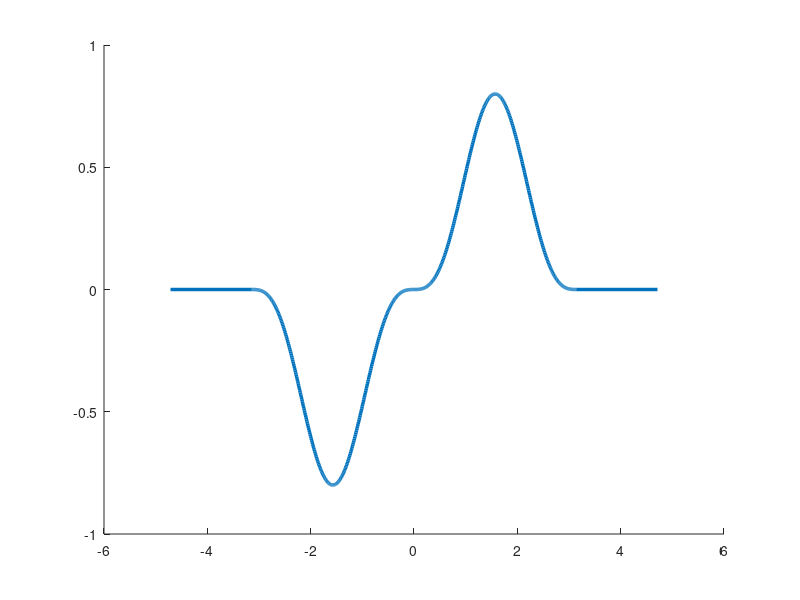

Write the MATLAB code that produced this figure.
x = -4*pi:0.01:4*pi;

%bump
% figure;
% x1 = [-7*pi,x,7*pi];
% y = (-cos(x/4) - 1)/2;
% y1 = [0 y 0];
% hold on
% plot(x1,y1,'Linewidth',1.5)
% pbaspect([9 1 1])
% colororder([0.85 0.33 0.10])
% ylim([-1.5 0.5])
% hold off

%texture
% figure;
% hold on
% y=sin(8*x)/6 - 1/6;
% x2 = [-7*pi -4*pi x 4*pi 7*pi];
% y2 = [0 0 y 0 0];
% plot(x2,y2,'Linewidth',1.5)
% pbaspect([9 1 1])
% ylim([-1 1])
% colororder([0.85 0.33 0.10])
% hold off

%bump + texture
% figure;
% hold on
% y=( sin(8*x)/6 - 1/6 ) + (cos(x/4) + 1)/2;
% x3 = [-7*pi -4*pi x 4*pi 7*pi];
% y3 = [0 0 y 0 0];
% plot(x3,y3,'Linewidth',1.5)
% pbaspect([9 1 1])
% ylim([-0.5 1.5])
% colororder([0.85 0.33 0.10])
% hold off

%dent + texture
% figure;
% hold on
% y=( sin(8*x)/6 - 1/6 ) + (-cos(x/4) - 1)/2;
% x4 = [-7*pi -4*pi x 4*pi 7*pi];
% y4 = [0 0 y 0 0];
% plot(x4,y4,'Linewidth',1.5)
% pbaspect([9 1 1])
% ylim([-1.5 0.5])
% colororder([0.85 0.33 0.10])
% hold off


%2倍sin波
% figure;
% x = -pi:0.01:0;
% xn = 0:0.01:pi;
% hold on
% x1 = [ -1.5*pi x ];
% x2 = [xn 1.5*pi];
% y = power(sin(x),2)*4/5;
% y1 = [0 y];
% y2 = [-y 0];
% plot(x1,y1,'Linewidth',2.5,'Color',	'#0072BD')
% plot(x2,y2,'Linewidth',2.5,'Color',	'#0072BD')
% ylim([-1 1])
% hold off

%1.5倍sin波
% figure;
% x = -pi:0.01:0;
% xn = 0:0.01:pi;
% hold on
% x1 = [ -1.5*pi x];
% x2 = [xn 1.5*pi];
% x3 = 0;
% y = power(sin(x),1.5)*4/5;
% y1 = [0 y];
% real_y1 = real(y1);
% imag_y1 = imag(y1);
% y2 = [-y 0];
% y3 = 0;
% real_y2 = real(y2);
% imag_y2 = imag(y2);
% %plot(x1,real_y1,x1,imag_y1,x2,real_y2,x2,imag_y2,'Linewidth',2.5,'Color','#0072BD')
% plot(x1,imag_y1,x3,y3,x2,imag_y2,'Linewidth',2.5,'Color','#0072BD')
% ylim([-1 1])
% hold off


%0.7倍sin波
% figure;
% x = -pi:0.01:0;
% xn = 0:0.01:pi;
% hold on
% x1 = [ -1.5*pi x];
% x2 = [xn 1.5*pi];
% x3 = [-0.01 0 0.01];
% y = power(sin(x),0.7)*4/5;
% y1 = [0 y];
% real_y1 = real(y1);
% imag_y1 = imag(y1);
% y2 = [-y 0];
% y3 = sin(x3);
% real_y2 = real(y2);
% imag_y2 = imag(y2);
% %plot(x1,real_y1,x1,imag_y1,x2,real_y2,x2,imag_y2,'Linewidth',2.5,'Color','#0072BD')
% plot(x1,imag_y1,x3,y3,x2,imag_y2,'Linewidth',2.5,'Color','#0072BD')
% ylim([-1 1])
% hold 


%3.0倍sin波
figure;
x = -pi:0.01:0;
xn = 0:0.01:pi;
hold on
x1 = [ -1.5*pi x ];
x2 = [xn 1.5*pi];
y = power(sin(x),3.0)*4/5;
y1 = [0 y];
y2 = [-y 0];
plot(x1,y1,'Linewidth',2.5,'Color',	'#0072BD')
plot(x2,y2,'Linewidth',2.5,'Color',	'#0072BD')
ylim([-1 1])
hold off







